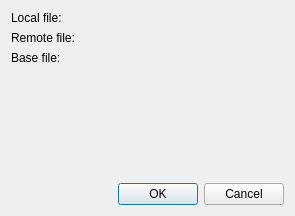
<?xml version="1.0" encoding="UTF-8"?>
<ui version="4.0">
 <class>MergeOpenFilesDialog</class>
 <widget class="QDialog" name="MergeOpenFilesDialog">
  <property name="geometry">
   <rect>
    <x>0</x>
    <y>0</y>
    <width>295</width>
    <height>216</height>
   </rect>
  </property>
  <property name="windowTitle">
   <string>Select files to merge</string>
  </property>
  <property name="windowIcon">
   <iconset theme="kommit">
    <normaloff>.</normaloff>.</iconset>
  </property>
  <layout class="QVBoxLayout" name="verticalLayout">
   <item>
    <layout class="QFormLayout" name="formLayout">
     <item row="0" column="0">
      <widget class="QLabel" name="label">
       <property name="text">
        <string>Local file:</string>
       </property>
      </widget>
     </item>
     <item row="0" column="1">
      <widget class="KUrlRequester" name="lineEditLocalFile" native="true"/>
     </item>
     <item row="1" column="0">
      <widget class="QLabel" name="label_2">
       <property name="text">
        <string>Remote file:</string>
       </property>
      </widget>
     </item>
     <item row="1" column="1">
      <widget class="KUrlRequester" name="lineEditRemoteFile" native="true"/>
     </item>
     <item row="2" column="0">
      <widget class="QLabel" name="label_3">
       <property name="text">
        <string>Base file:</string>
       </property>
      </widget>
     </item>
     <item row="2" column="1">
      <widget class="KUrlRequester" name="lineEditBaseFile" native="true"/>
     </item>
    </layout>
   </item>
   <item>
    <spacer name="verticalSpacer">
     <property name="orientation">
      <enum>Qt::Vertical</enum>
     </property>
     <property name="sizeHint" stdset="0">
      <size>
       <width>20</width>
       <height>50</height>
      </size>
     </property>
    </spacer>
   </item>
   <item>
    <widget class="QDialogButtonBox" name="buttonBox">
     <property name="orientation">
      <enum>Qt::Horizontal</enum>
     </property>
     <property name="standardButtons">
      <set>QDialogButtonBox::Cancel|QDialogButtonBox::Ok</set>
     </property>
    </widget>
   </item>
  </layout>
 </widget>
 <customwidgets>
  <customwidget>
   <class>KUrlRequester</class>
   <extends>QWidget</extends>
   <header>kurlrequester.h</header>
  </customwidget>
 </customwidgets>
 <resources/>
 <connections/>
</ui>
